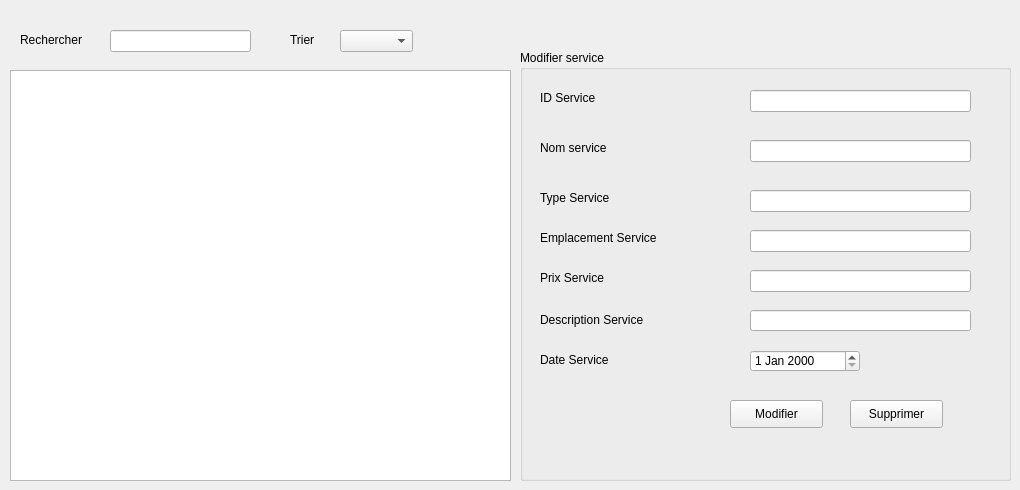
      <widget class="QWidget" name="tabWidgetPage1">
       <attribute name="title">
        <string>Afficher</string>
       </attribute>
       <widget class="QTableView" name="tableservice">
        <property name="geometry">
         <rect>
          <x>10</x>
          <y>70</y>
          <width>501</width>
          <height>411</height>
         </rect>
        </property>
       </widget>
       <widget class="QLineEdit" name="lineEdit_recherche">
        <property name="geometry">
         <rect>
          <x>110</x>
          <y>30</y>
          <width>141</width>
          <height>22</height>
         </rect>
        </property>
       </widget>
       <widget class="QComboBox" name="Tri">
        <property name="geometry">
         <rect>
          <x>340</x>
          <y>30</y>
          <width>73</width>
          <height>22</height>
         </rect>
        </property>
        <item>
         <property name="text">
          <string/>
         </property>
        </item>
        <item>
         <property name="text">
          <string>ID</string>
         </property>
        </item>
        <item>
         <property name="text">
          <string>Nom</string>
         </property>
        </item>
        <item>
         <property name="text">
          <string>Type</string>
         </property>
        </item>
       </widget>
       <widget class="QLabel" name="label_18">
        <property name="geometry">
         <rect>
          <x>20</x>
          <y>30</y>
          <width>81</width>
          <height>20</height>
         </rect>
        </property>
        <property name="text">
         <string>Rechercher</string>
        </property>
       </widget>
       <widget class="QLabel" name="label_19">
        <property name="geometry">
         <rect>
          <x>290</x>
          <y>30</y>
          <width>31</width>
          <height>20</height>
         </rect>
        </property>
        <property name="text">
         <string>Trier</string>
        </property>
       </widget>
       <widget class="QGroupBox" name="groupBox_5">
        <property name="geometry">
         <rect>
          <x>520</x>
          <y>50</y>
          <width>491</width>
          <height>431</height>
         </rect>
        </property>
        <property name="title">
         <string>Modifier service</string>
        </property>
        <widget class="QLabel" name="label_20">
         <property name="geometry">
          <rect>
           <x>20</x>
           <y>40</y>
           <width>81</width>
           <height>16</height>
          </rect>
         </property>
         <property name="text">
          <string>ID Service</string>
         </property>
        </widget>
        <widget class="QLabel" name="label_21">
         <property name="geometry">
          <rect>
           <x>20</x>
           <y>90</y>
           <width>91</width>
           <height>16</height>
          </rect>
         </property>
         <property name="text">
          <string>Nom service</string>
         </property>
        </widget>
        <widget class="QLabel" name="label_22">
         <property name="geometry">
          <rect>
           <x>20</x>
           <y>140</y>
           <width>91</width>
           <height>16</height>
          </rect>
         </property>
         <property name="text">
          <string>Type Service</string>
         </property>
        </widget>
        <widget class="QLabel" name="label_23">
         <property name="geometry">
          <rect>
           <x>20</x>
           <y>180</y>
           <width>151</width>
           <height>16</height>
          </rect>
         </property>
         <property name="text">
          <string>Emplacement Service</string>
         </property>
        </widget>
        <widget class="QLabel" name="label_24">
         <property name="geometry">
          <rect>
           <x>20</x>
           <y>220</y>
           <width>81</width>
           <height>16</height>
          </rect>
         </property>
         <property name="text">
          <string>Prix Service</string>
         </property>
        </widget>
        <widget class="QLineEdit" name="lineEdit_idservice_3">
         <property name="geometry">
          <rect>
           <x>230</x>
           <y>40</y>
           <width>221</width>
           <height>22</height>
          </rect>
         </property>
        </widget>
        <widget class="QLineEdit" name="lineEdit_nomservice_3">
         <property name="geometry">
          <rect>
           <x>230</x>
           <y>90</y>
           <width>221</width>
           <height>22</height>
          </rect>
         </property>
        </widget>
        <widget class="QLineEdit" name="lineEdit_typeservice_3">
         <property name="geometry">
          <rect>
           <x>230</x>
           <y>140</y>
           <width>221</width>
           <height>22</height>
          </rect>
         </property>
        </widget>
        <widget class="QLineEdit" name="lineEdit_emplacementservice_3">
         <property name="geometry">
          <rect>
           <x>230</x>
           <y>180</y>
           <width>221</width>
           <height>22</height>
          </rect>
         </property>
        </widget>
        <widget class="QLineEdit" name="lineEdit_prixservice_3">
         <property name="geometry">
          <rect>
           <x>230</x>
           <y>220</y>
           <width>221</width>
           <height>22</height>
          </rect>
         </property>
        </widget>
        <widget class="QLabel" name="label_25">
         <property name="geometry">
          <rect>
           <x>20</x>
           <y>260</y>
           <width>141</width>
           <height>20</height>
          </rect>
         </property>
         <property name="text">
          <string>Description Service</string>
         </property>
        </widget>
        <widget class="QLineEdit" name="lineEdit_descriptionservice_3">
         <property name="geometry">
          <rect>
           <x>230</x>
           <y>260</y>
           <width>221</width>
           <height>21</height>
          </rect>
         </property>
        </widget>
        <widget class="QPushButton" name="supprimerservice">
         <property name="geometry">
          <rect>
           <x>330</x>
           <y>350</y>
           <width>93</width>
           <height>28</height>
          </rect>
         </property>
         <property name="text">
          <string>Supprimer</string>
         </property>
        </widget>
        <widget class="QDateEdit" name="dateEdit_3">
         <property name="geometry">
          <rect>
           <x>230</x>
           <y>300</y>
           <width>110</width>
           <height>22</height>
          </rect>
         </property>
        </widget>
        <widget class="QLabel" name="label_41">
         <property name="geometry">
          <rect>
           <x>20</x>
           <y>300</y>
           <width>91</width>
           <height>20</height>
          </rect>
         </property>
         <property name="text">
          <string>Date Service</string>
         </property>
        </widget>
        <widget class="QPushButton" name="modifierservice">
         <property name="geometry">
          <rect>
           <x>210</x>
           <y>350</y>
           <width>93</width>
           <height>28</height>
          </rect>
         </property>
         <property name="text">
          <string>Modifier</string>
         </property>
        </widget>
       </widget>
      </widget>
